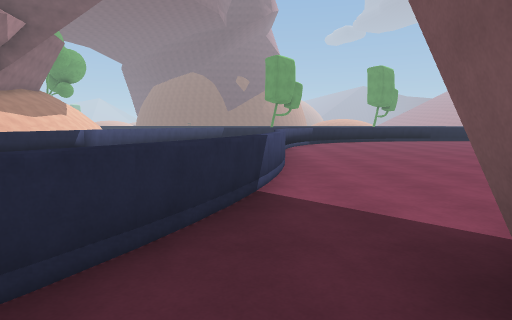
[1] (above)

22 first-person views from a walk through a Unity game level. The camera is 1.5 m above the floor, tilts 6° down and sees 75° across. The floor is counted in squares, 2 m on a side. Each view is taken from the middle of a square. On the plan, view 1 faces up. The plan holds only what a view shows up to about 11 squares ahead; the rest is blank. The place goes on beyond the plan. The player character is not drawn. Some surface patterns are stand-ins.

[2]
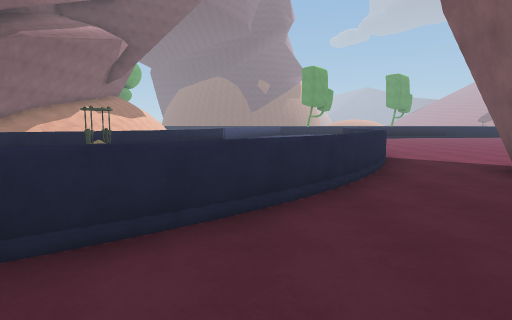

[3]
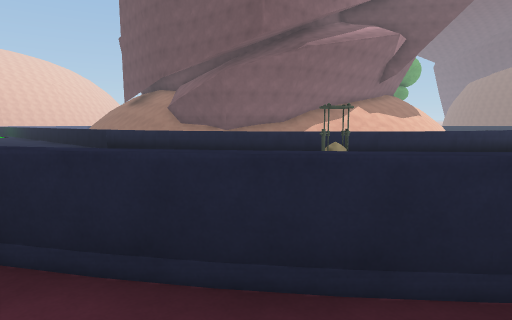

[4]
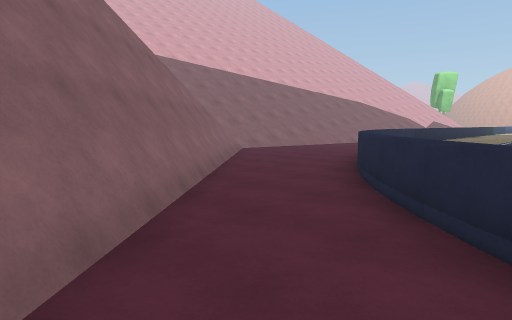

[5]
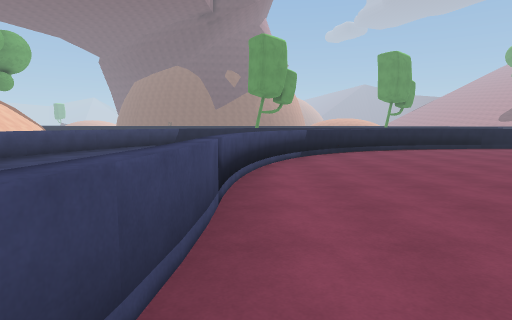

[6]
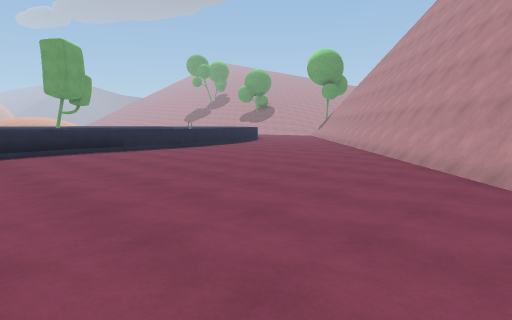

[7]
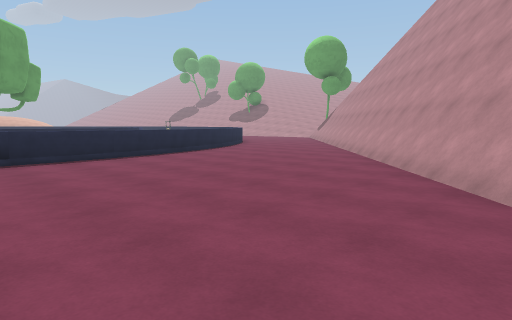

[8]
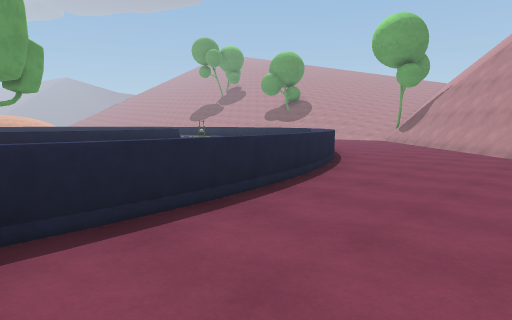

[9]
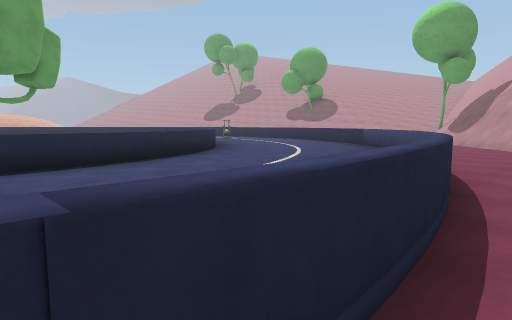

[10]
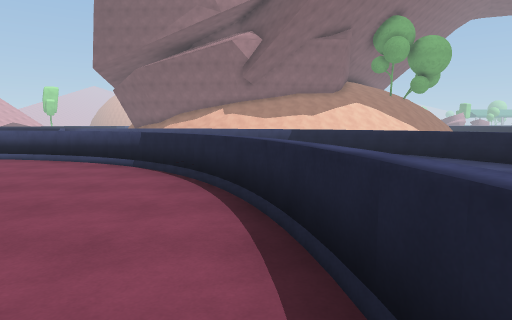

[11]
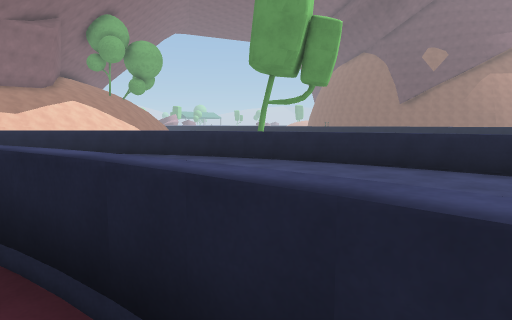

[12]
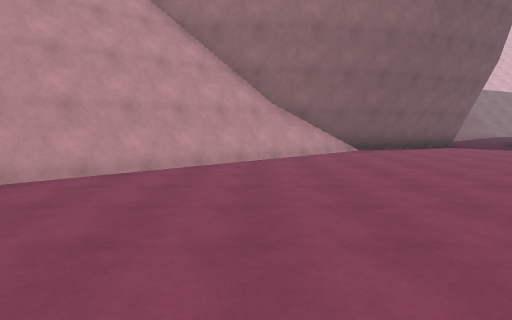

[13]
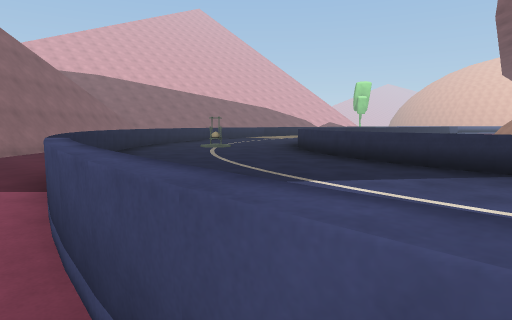

[14]
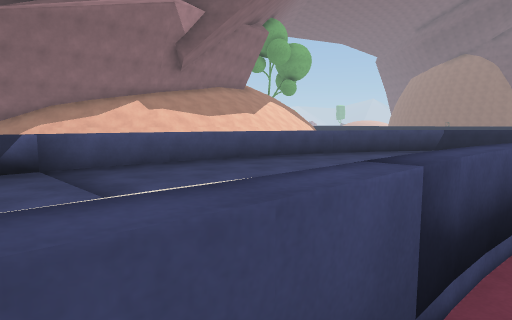

[15]
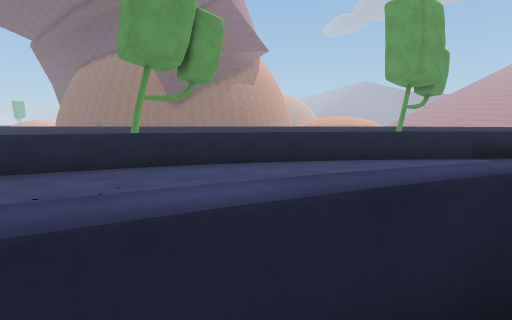

[16]
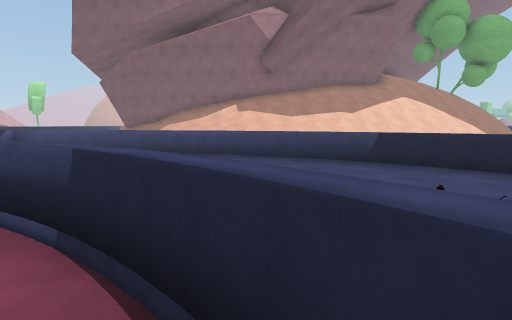

[17]
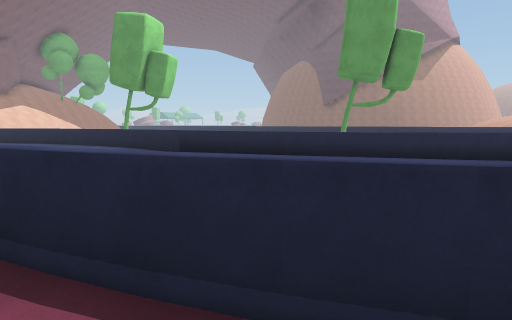

[18]
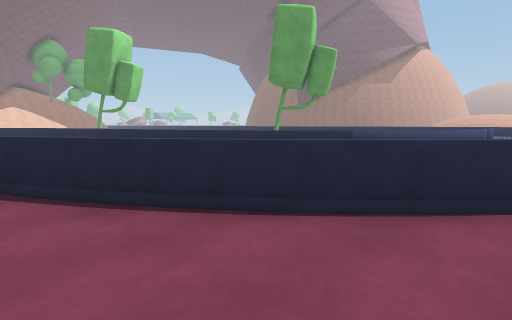

[19]
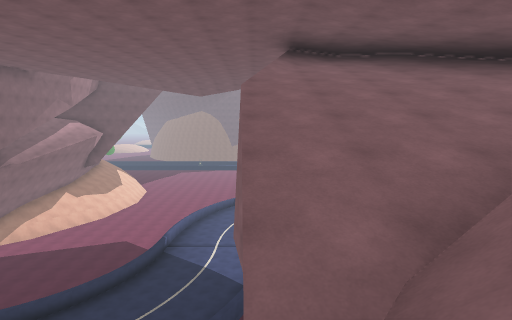

[20]
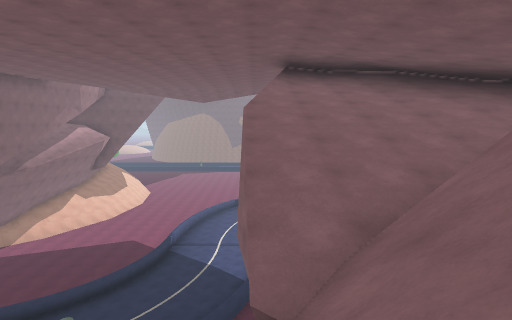

[21]
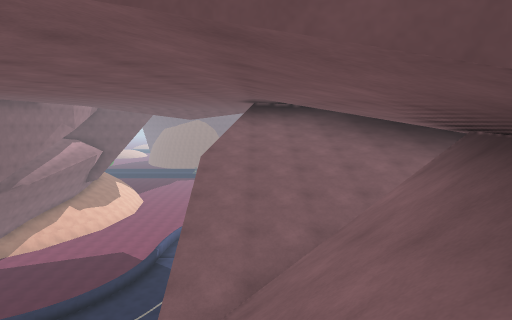

[22]
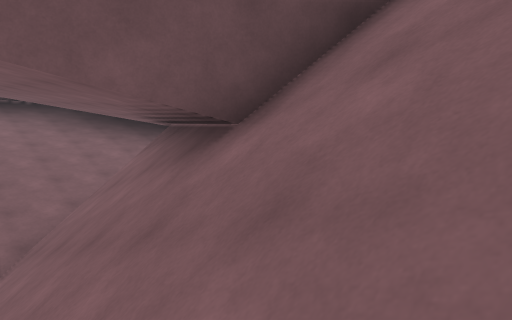

### Floor plan
Key: @ floor where view 1 was taken; # wall or solid block; . floor; / step, stairs or slope; = window, fence, low wall or low ledge; ^ raised ledge; v drop or lower ground; O other object.
Columns run from 15 left of view 1 to 18 right of it. Each row starts with its distance up from view 1.
 28                                =
 27                                ^
 26                               =
 25                               =
 24                              #=
 23                              =..
 22                            #^#...
 21                          =^=.....
 20                   #=^==^==......#^
 19                 #==............#=.
 18                ==....         #=..
 17               =#...         #^=...
 16              ==..    .====^==.....
 15             #=..   .^==...........
 14             ^..  .=.............##
 13            #=.   ^.............##
 12            =..  =#............## v
 11            ^..  ^............##  v
 10    #       ^..  =...........##  v
  9   ##       =.. #^..........##  vv
  8            =.. =..........##
  7            =.. =.........##
  6           ==.. =........##
  5           ^... =......###
  4          #=... ^.....##
  3          =....#=...###
  2        #^#....=..###
  1     ====.....#=.=###
  0 =====   ..O.#^.@//^###
 -1           .#=..///=^##
 -2           #=..//////^
 -3         =^#../#/////
 -4     ==^==.../#v///
 -5       .....##vv//=#
 -6       ....##vvv///=
 -7        ..##//  //==
 -8         //     //=
 -9                //##
-10                ////
-11                ///

Where each view was taken, in squares from view 1:
view 1: 0 up, 0 right, facing up
view 2: 4 down, 3 left, facing up
view 3: 3 down, 3 left, facing up-left
view 4: 0 up, 0 right, facing down-left
view 5: 5 up, 1 right, facing up
view 6: 6 up, 4 right, facing up-right
view 7: 8 up, 7 right, facing up-right
view 8: 13 up, 8 right, facing up-right
view 9: 15 up, 8 right, facing up-right
view 10: 15 up, 8 right, facing left
view 11: 15 up, 8 right, facing up-left
view 12: 13 up, 8 right, facing down
view 13: 8 up, 1 right, facing down-left
view 14: 7 up, 1 right, facing up-left
view 15: 14 up, 4 right, facing up
view 16: 14 up, 4 right, facing left
view 17: 16 up, 15 right, facing up-left
view 18: 16 up, 18 right, facing up-left
view 19: 7 down, 0 right, facing up
view 20: 8 down, 0 right, facing up
view 21: 9 down, 1 right, facing up
view 22: 11 down, 0 right, facing up-right
